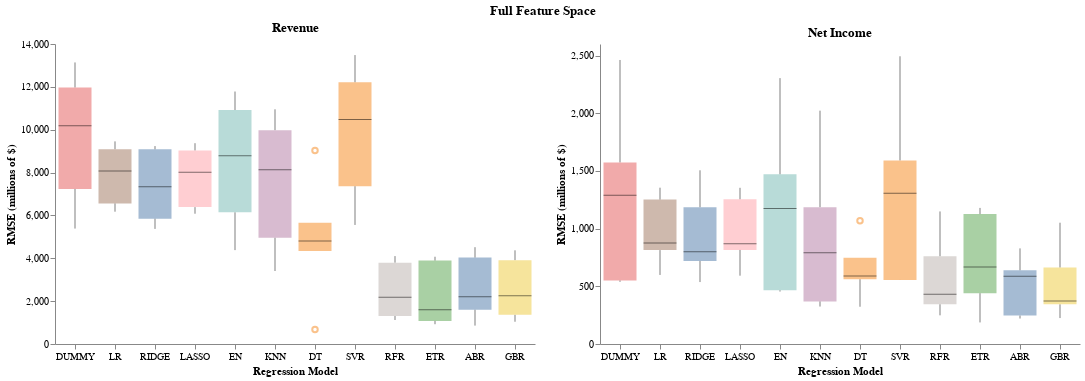

Here is the notebook cell this chart was saved with:
### Code cell
full_chart3 = (rev_chart3 | ear_chart3).properties(
    title=alt.TitleParams('Full Feature Space', anchor='middle'))
full_chart3.configure_view(stroke=None)

### Figure 1 — Vega-Lite specification as saved in the notebook (floating-point values rounded to 4 significant figures)
{"config": {"view": {"continuousWidth": 300, "continuousHeight": 300, "stroke": null}}, "hconcat": [{"data": {"name": "data-40e3bb4b8e9a66edb3dcf732a896a8b6"}, "mark": {"type": "boxplot", "median": {"color": "black", "strokeWidth": 3}, "opacity": 0.5, "size": 33}, "encoding": {"color": {"field": "model", "legend": null, "type": "nominal"}, "x": {"axis": {"grid": false, "labelAngle": 0}, "field": "model", "sort": ["DUMMY", "LR", "RIDGE", "LASSO", "EN", "KNN", "DT", "SVR", "RFR", "ETR", "ABR", "GBR"], "title": "Regression Model", "type": "nominal"}, "y": {"axis": {"grid": false}, "field": "rmse", "title": "RMSE (millions of $)", "type": "quantitative"}}, "height": 300, "title": "Revenue", "width": 480}, {"data": {"name": "data-74ff62e11ebdfd9f7657ae9916b0ca01"}, "mark": {"type": "boxplot", "median": {"color": "black", "strokeWidth": 3}, "opacity": 0.5, "size": 33}, "encoding": {"color": {"field": "model", "legend": null, "type": "nominal"}, "x": {"axis": {"grid": false, "labelAngle": 0}, "field": "model", "sort": ["DUMMY", "LR", "RIDGE", "LASSO", "EN", "KNN", "DT", "SVR", "RFR", "ETR", "ABR", "GBR"], "title": "Regression Model", "type": "nominal"}, "y": {"axis": {"grid": false}, "field": "rmse", "title": "RMSE (millions of $)", "type": "quantitative"}}, "height": 300, "title": "Net Income", "width": 480}], "title": {"text": "Full Feature Space", "anchor": "middle"}, "$schema": "https://vega.github.io/schema/vega-lite/v5.20.1.json", "datasets": {"data-40e3bb4b8e9a66edb3dcf732a896a8b6": [{"model": "DUMMY", "rmse": 10180.0}, {"model": "DUMMY", "rmse": 13140.0}, {"model": "DUMMY", "rmse": 5387.0}, {"model": "DUMMY", "rmse": 11970.0}, {"model": "DUMMY", "rmse": 7235.0}, {"model": "LR", "rmse": 8076.0}, {"model": "LR", "rmse": 9455.0}, {"model": "LR", "rmse": 6174.0}, {"model": "LR", "rmse": 9091.0}, {"model": "LR", "rmse": 6560.0}, {"model": "RIDGE", "rmse": 7334.0}, {"model": "RIDGE", "rmse": 9236.0}, {"model": "RIDGE", "rmse": 5371.0}, {"model": "RIDGE", "rmse": 9086.0}, {"model": "RIDGE", "rmse": 5849.0}, {"model": "LASSO", "rmse": 8016.0}, {"model": "LASSO", "rmse": 9370.0}, {"model": "LASSO", "rmse": 6079.0}, {"model": "LASSO", "rmse": 9030.0}, {"model": "LASSO", "rmse": 6388.0}, {"model": "EN", "rmse": 8784.0}, {"model": "EN", "rmse": 11780.0}, {"model": "EN", "rmse": 4381.0}, {"model": "EN", "rmse": 10920.0}, {"model": "EN", "rmse": 6146.0}, {"model": "KNN", "rmse": 8135.0}, {"model": "KNN", "rmse": 10950.0}, {"model": "KNN", "rmse": 3407.0}, {"model": "KNN", "rmse": 9978.0}, {"model": "KNN", "rmse": 4959.0}, {"model": "DT", "rmse": 9031.0}, {"model": "DT", "rmse": 5656.0}, {"model": "DT", "rmse": 679.4}, {"model": "DT", "rmse": 4337.0}, {"model": "DT", "rmse": 4807.0}, {"model": "SVR", "rmse": 10470.0}, {"model": "SVR", "rmse": 13480.0}, {"model": "SVR", "rmse": 5556.0}, {"model": "SVR", "rmse": 12210.0}, {"model": "SVR", "rmse": 7364.0}, {"model": "RFR", "rmse": 2185.0}, {"model": "RFR", "rmse": 4102.0}, {"model": "RFR", "rmse": 1306.0}, {"model": "RFR", "rmse": 3795.0}, {"model": "RFR", "rmse": 1120.0}, {"model": "ETR", "rmse": 1597.0}, {"model": "ETR", "rmse": 3893.0}, {"model": "ETR", "rmse": 1077.0}, {"model": "ETR", "rmse": 4072.0}, {"model": "ETR", "rmse": 922.9}, {"model": "ABR", "rmse": 1601.0}, {"model": "ABR", "rmse": 4033.0}, {"model": "ABR", "rmse": 2201.0}, {"model": "ABR", "rmse": 4517.0}, {"model": "ABR", "rmse": 858.7}, {"model": "GBR", "rmse": 2257.0}, {"model": "GBR", "rmse": 4372.0}, {"model": "GBR", "rmse": 1362.0}, {"model": "GBR", "rmse": 3913.0}, {"model": "GBR", "rmse": 1039.0}], "data-74ff62e11ebdfd9f7657ae9916b0ca01": [{"model": "DUMMY", "rmse": 1574.0}, {"model": "DUMMY", "rmse": 2461.0}, {"model": "DUMMY", "rmse": 538.8}, {"model": "DUMMY", "rmse": 1290.0}, {"model": "DUMMY", "rmse": 550.8}, {"model": "LR", "rmse": 1252.0}, {"model": "LR", "rmse": 1355.0}, {"model": "LR", "rmse": 875.8}, {"model": "LR", "rmse": 813.9}, {"model": "LR", "rmse": 598.4}, {"model": "RIDGE", "rmse": 1185.0}, {"model": "RIDGE", "rmse": 1505.0}, {"model": "RIDGE", "rmse": 720.0}, {"model": "RIDGE", "rmse": 798.6}, {"model": "RIDGE", "rmse": 536.9}, {"model": "LASSO", "rmse": 1254.0}, {"model": "LASSO", "rmse": 1354.0}, {"model": "LASSO", "rmse": 868.8}, {"model": "LASSO", "rmse": 815.6}, {"model": "LASSO", "rmse": 592.1}, {"model": "EN", "rmse": 1471.0}, {"model": "EN", "rmse": 2304.0}, {"model": "EN", "rmse": 454.7}, {"model": "EN", "rmse": 1175.0}, {"model": "EN", "rmse": 466.2}, {"model": "KNN", "rmse": 1186.0}, {"model": "KNN", "rmse": 2022.0}, {"model": "KNN", "rmse": 324.7}, {"model": "KNN", "rmse": 791.0}, {"model": "KNN", "rmse": 369.3}, {"model": "DT", "rmse": 748.2}, {"model": "DT", "rmse": 1068.0}, {"model": "DT", "rmse": 322.9}, {"model": "DT", "rmse": 590.4}, {"model": "DT", "rmse": 561.2}, {"model": "SVR", "rmse": 1591.0}, {"model": "SVR", "rmse": 2494.0}, {"model": "SVR", "rmse": 555.0}, {"model": "SVR", "rmse": 1306.0}, {"model": "SVR", "rmse": 555.4}, {"model": "RFR", "rmse": 760.8}, {"model": "RFR", "rmse": 1149.0}, {"model": "RFR", "rmse": 430.4}, {"model": "RFR", "rmse": 344.4}, {"model": "RFR", "rmse": 248.4}, {"model": "ETR", "rmse": 1179.0}, {"model": "ETR", "rmse": 1126.0}, {"model": "ETR", "rmse": 668.3}, {"model": "ETR", "rmse": 440.4}, {"model": "ETR", "rmse": 186.9}, {"model": "ABR", "rmse": 639.0}, {"model": "ABR", "rmse": 828.6}, {"model": "ABR", "rmse": 220.8}, {"model": "ABR", "rmse": 587.4}, {"model": "ABR", "rmse": 246.7}, {"model": "GBR", "rmse": 662.7}, {"model": "GBR", "rmse": 1051.0}, {"model": "GBR", "rmse": 372.1}, {"model": "GBR", "rmse": 343.8}, {"model": "GBR", "rmse": 224.8}]}}
